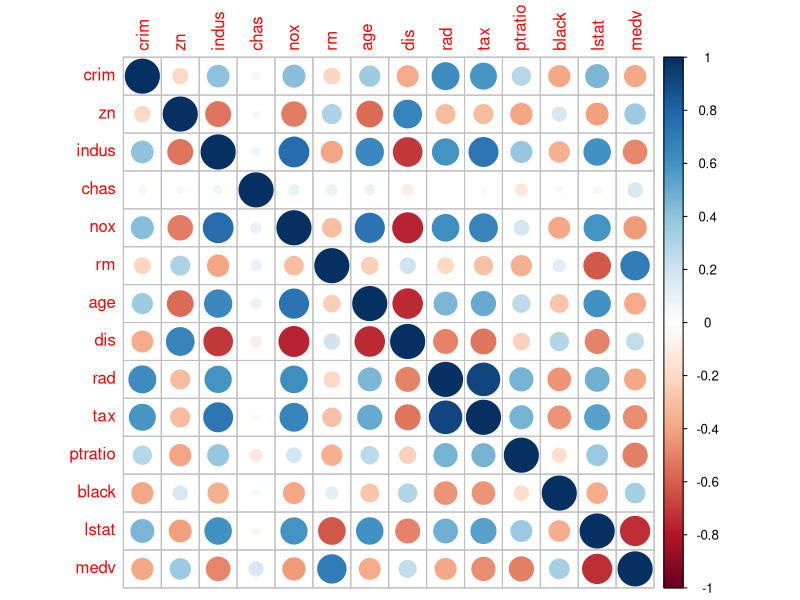
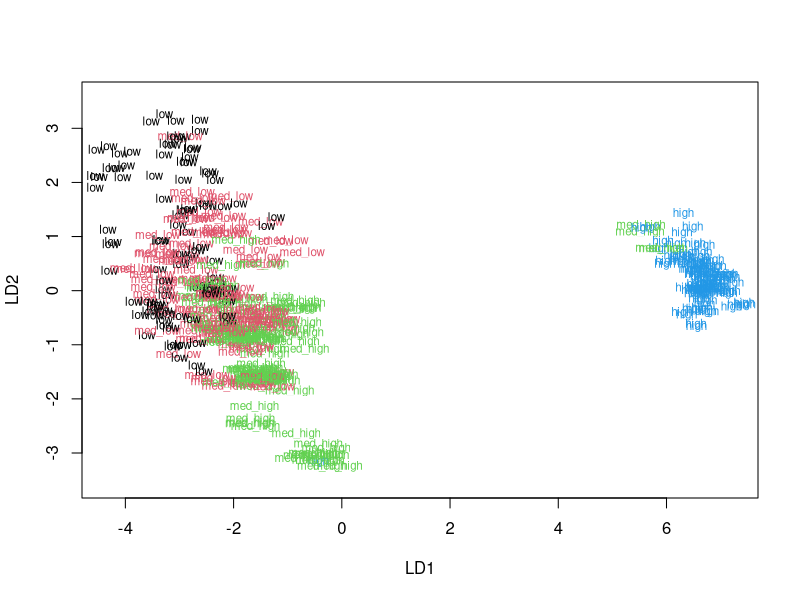
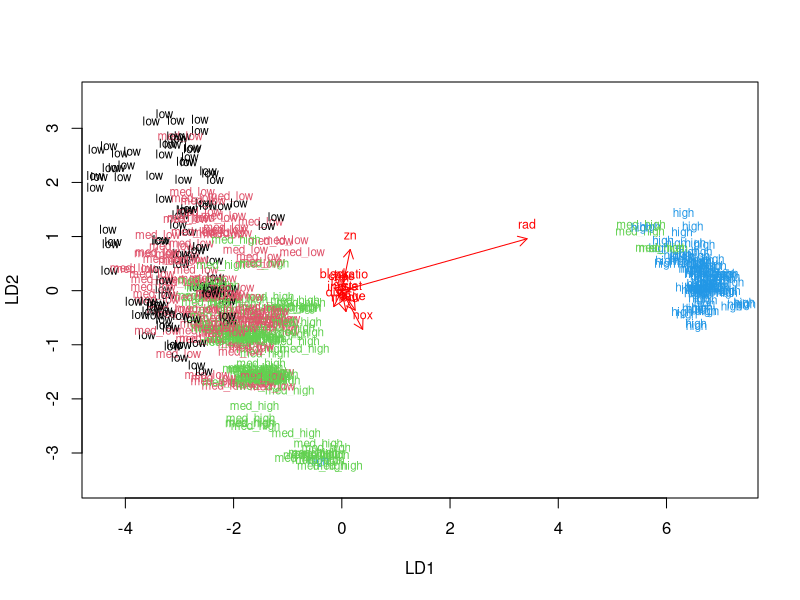
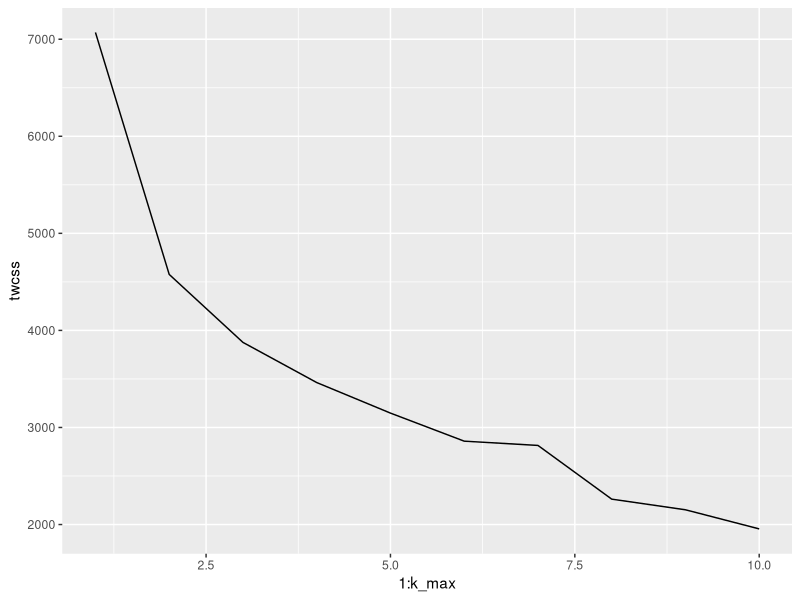
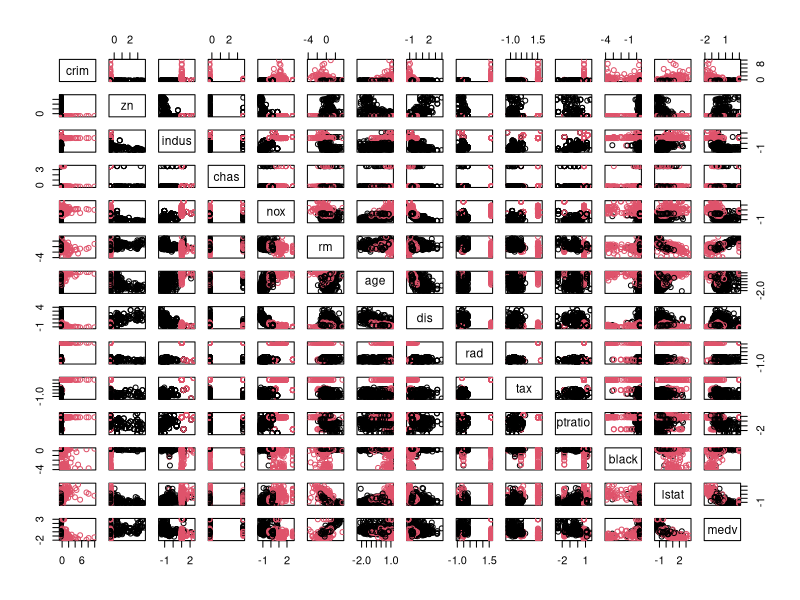

The R source for these figures, in order:
## ---- chunk 1
#Load data and explore the structure and the dimensions of the data.
library(MASS)
data("Boston")
str(Boston)
dim(Boston)
## ---- chunk 2
#Show a graphical overview of the data and sho summaries of the variables in the data
summary(Boston)
library(corrplot)
m <- cor(Boston)
corrplot(m, method = "circle")
## ---- chunk 3
#Standardize the dataset and print out summaries of the scaled data.
boston_scaled <- scale(Boston)
summary(boston_scaled)
boston_scaled <- as.data.frame(boston_scaled)
## ---- chunk 4
#Create a categorial variable of the crime rate
summary(boston_scaled$crim)
bins <- quantile(boston_scaled$crim)
crime <- cut(boston_scaled$crim, breaks = bins, include.lowest = TRUE, labels = c("low", "med_low", "med_high", "high"))
## ---- chunk 5
#Drop the olf crime rate variable from the data set
boston_scaled <- dplyr::select(boston_scaled, -crim)
boston_scaled <- data.frame(boston_scaled, crime)
## ---- chunk 6
#Divide the dataset to train and test sets
n <- nrow(boston_scaled)
ind <- sample(n, size = n*0.8)
train <- boston_scaled[ind, ]
test <- boston_scaled
## ---- chunk 7
#Fit the linear discriminant analysis on the train set.
lda.fit <- lda(crime ~ ., data=train)
## ---- chunk 8
#Draw the LDA plot
classes <- as.numeric(train$crime)
plot(lda.fit, dimen = 2, col = classes, pch = classes)

lda.arrows <- function(x, myscale = 1, arrow_heads = 0.1, color = "red", tex = 0.75, choices = c(1,2)){
  heads <- coef(x)
  arrows(x0 = 0, y0 = 0, 
         x1 = myscale * heads[,choices[1]], 
         y1 = myscale * heads[,choices[2]], col=color, length = arrow_heads)
  text(myscale * heads[,choices], labels = row.names(heads), 
       cex = tex, col=color, pos=3)
}

plot(lda.fit, dimen = 2, col = classes, pch = classes) 
lda.arrows(lda.fit, myscale = 1)
## ---- chunk 9
#Save the crime categories from the test set and then remove the categorical crime variable from the dataset.
crime_cat <- test$crime
test <- dplyr::select(test, -crime)
summary(test)
## ---- chunk 10
#Predict the classes with the LDA model on the test data. Cross tabulate the results.
lda.pred <- predict(lda.fit, newdata = test)
table(correct = crime_cat, predicted = lda.pred$class)
## ---- chunk 11
#Reload the Boston dataset and standardize the dataset. Calculate the distances between the observations. Run k-means and investigates the optimal number of clusters. Visualize the clustes.
data('Boston')
Boston2 <- scale(Boston)
dist_eu <- dist(Boston2)
summary(dist_eu)

set.seed(123)
k_max <- 10
twcss <- sapply(1:k_max, function(k){kmeans(Boston2, k)$tot.withinss})

library(ggplot2)
qplot(x=1:k_max, y=twcss, geom = 'line')

km <- kmeans(Boston2, centers = 2)
pairs(Boston2, col= km$cluster)
